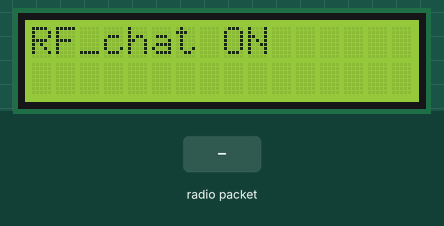
The sketch below on a simulated Arduino Uno, built with avr-gcc and run on an emulated ATmega328P. Shown: 16×2 character LCD. The inputs (shaded band) are chosen by the test bench. No radio packets arrive unless stated.

Above: at 1.2 s.
1.3 s: radio packet "1" arrives
At 2.4 s:
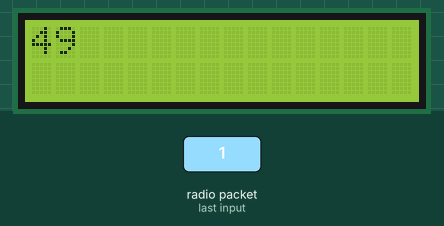
At 3.0 s:
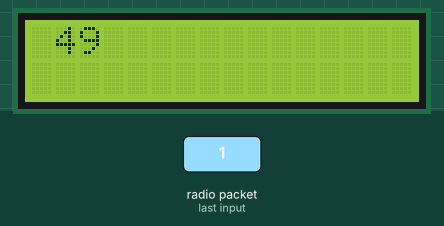
Timing chart, 0 to 4.5 s (numbered marks = the images above; inputs shaded):
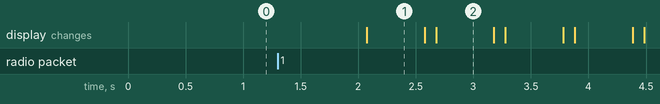

Measured:
- after the input at 1.3 s, the display: changes after 0.77 s (image 1)
- what the display in image 1 shows lasts 0.5 s, from 2.1 s to 2.6 s

The sketch:

RF_message_TX_RX_communication_withLCD_reciever.ino
```cpp
//RF_Message_TX_RX_withLCD_RECIEVER

#include <VirtualWire.h>
#include <LiquidCrystal.h>

//const int led_pin = 13;
const int transmit_pin = 12;
const int receive_pin = 11;
const int transmit_en_pin = 3;


LiquidCrystal lcd(7, 6, 5, 4, 3, 2);
char cad[100];
int pos = 0;
void setup()
{
lcd.begin(16, 2);
lcd.setCursor(1, 0);
    vw_set_tx_pin(transmit_pin);
    vw_set_rx_pin(receive_pin);
    vw_set_ptt_pin(transmit_en_pin);
    vw_set_ptt_inverted(true);
lcd.print("RF_chat ON");
vw_setup(2000);
vw_rx_start();
 //pinMode(led_pin, OUTPUT);
}


void loop()
{

byte buf[VW_MAX_MESSAGE_LEN];  // a buffer to store the incoming messages
byte buflen = VW_MAX_MESSAGE_LEN;       // the size of the message
int i;
lcd.clear();
lcd.print("RF_chat ON");
if( vw_get_message(buf, &buflen) )
{

  lcd.clear();
  //digitalWrite(led_pin,HIGH);
  while(1)
  {
    if(pos <= 15)
      lcd.setCursor(pos, 0);
    else
    {
      pos=0;
      lcd.clear();
    }
    for (i = 0; i < buflen; i++)
    {
      lcd.print((int)buf[i]);
    }
    delay(500);
    lcd.clear();
    pos++;
    delay(100);
    //digitalWrite(led_pin,LOW);
  }
}
delay(2000);
}
```
